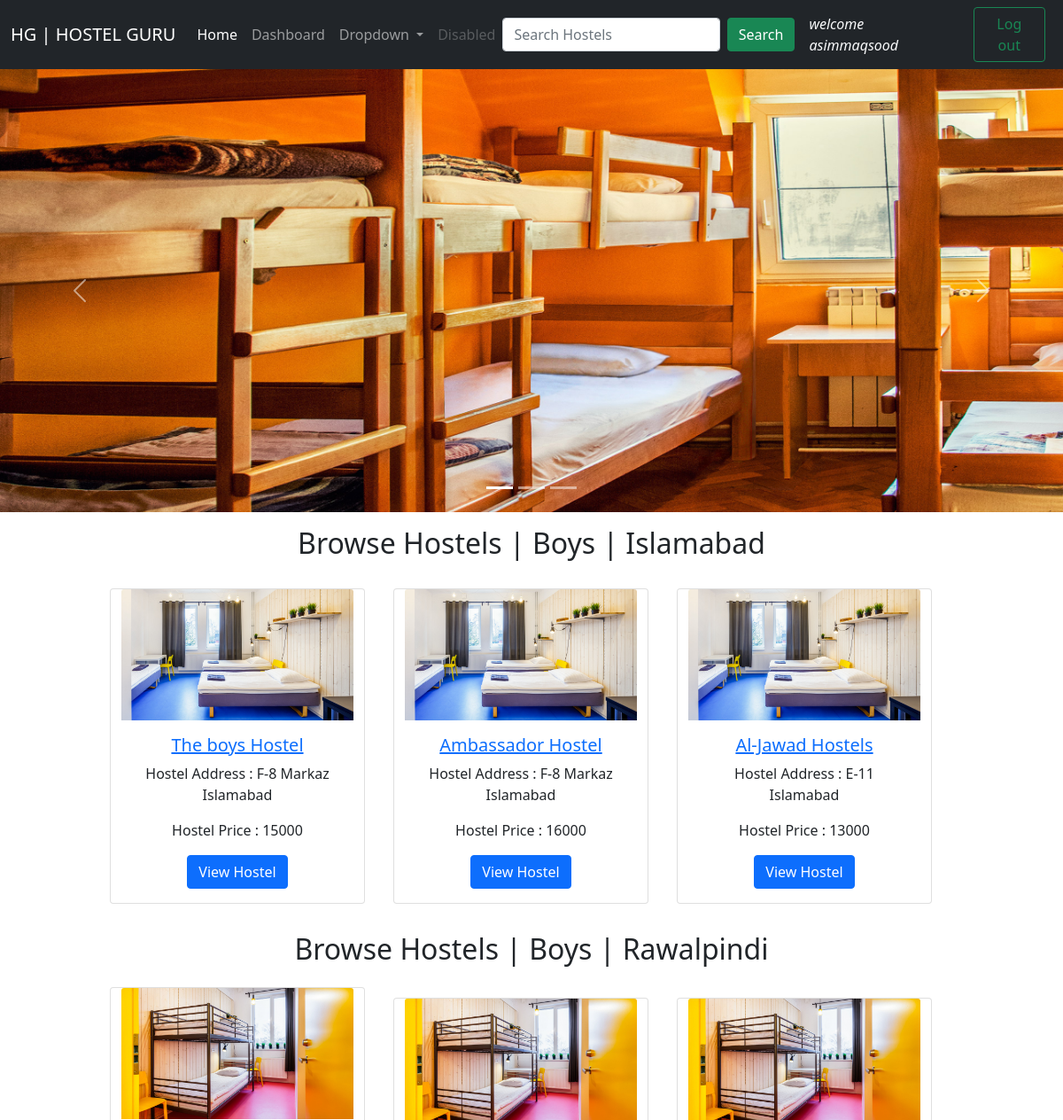
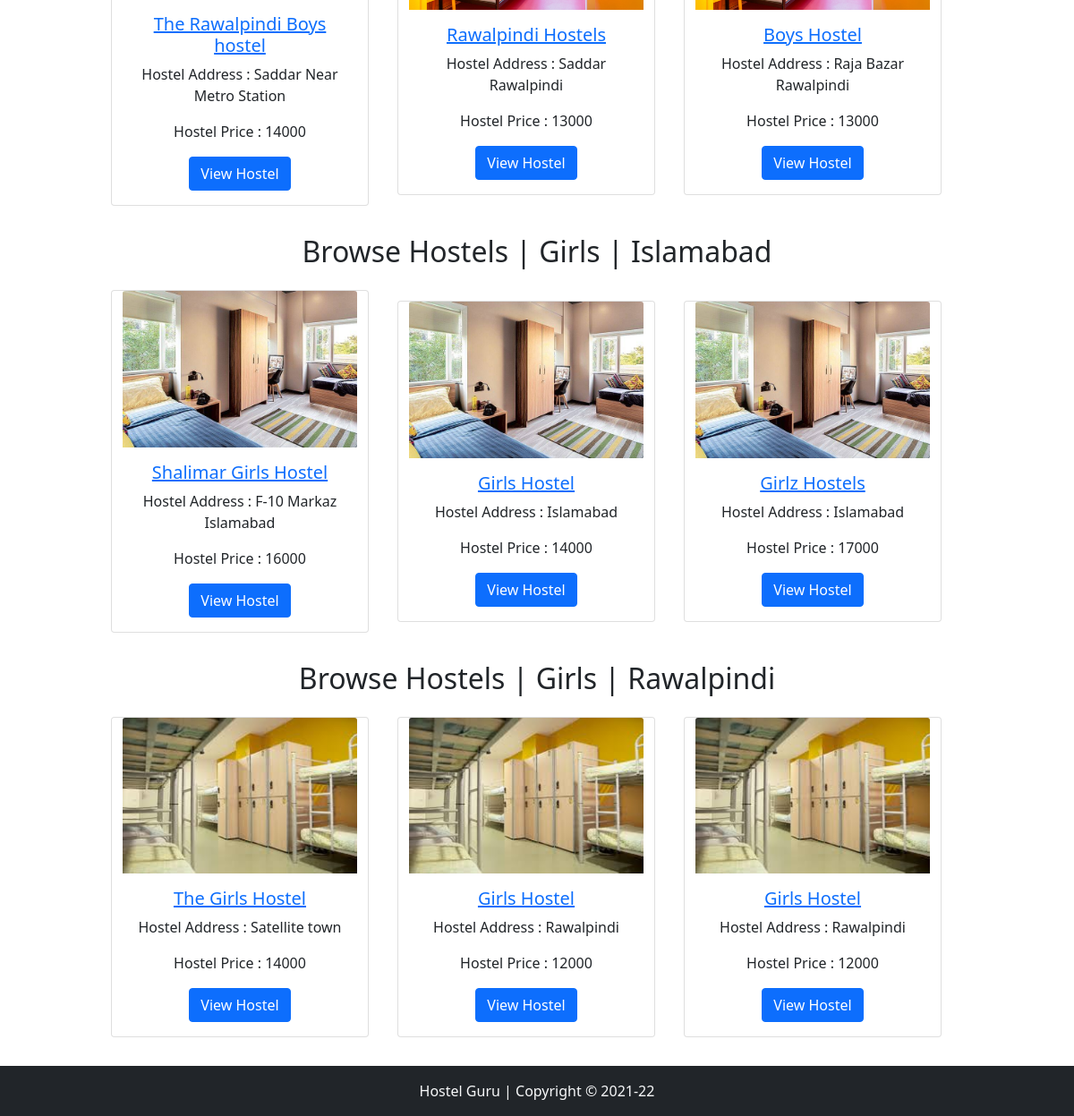
/index.php (signed in), run on the app's committed database (2 pictures, top to bottom).
### tables this page shows
CREATE TABLE `hostels` (
  `hostel_id` int(8) NOT NULL,
  `hostel_name` varchar(300) NOT NULL,
  `hostel_owner` varchar(250) NOT NULL,
  `hostel_address` varchar(500) NOT NULL,
  `hostel_phone` varchar(15) NOT NULL,
  `category` varchar(50) NOT NULL,
  `price` int(10) NOT NULL,
  `hostel_city` varchar(100) NOT NULL,
  `time` datetime NOT NULL DEFAULT current_timestamp(),
  `description` text NOT NULL
);

### index.php (the view, shortened to what this page needs)
<?php
include '_connect_to_database.php';
?>
<!doctype html>
<html lang="en">
<head>
  <link href="https://cdn.jsdelivr.net/npm/bootstrap@5.0.0-beta3/dist/css/bootstrap.min.css" rel="stylesheet">
</head>
<body>
  <?php
  include '_navbar.php';
  ?>
<div id="carouselExampleIndicators" class="carousel slide" data-bs-ride="carousel">
  <div class="carousel-indicators">
    <button type="button" data-bs-target="#carouselExampleIndicators" data-bs-slide-to="0" class="active" aria-current="true" aria-label="Slide 1"></button>
    <button type="button" data-bs-target="#carouselExampleIndicators" data-bs-slide-to="1" aria-label="Slide 2"></button>
    <button type="button" data-bs-target="#carouselExampleIndicators" data-bs-slide-to="2" aria-label="Slide 3"></button>
  </div>
  <div class="carousel-inner">
    <div class="carousel-item active">
      <img src="cover4.jpg" height="500" width="600"  class="d-block w-100" alt="...">
    </div>
  </div>
  <button class="carousel-control-prev" type="button" data-bs-target="#carouselExampleIndicators" data-bs-slide="prev">
    <span class="carousel-control-prev-icon" aria-hidden="true"></span>
  </button>
  <button class="carousel-control-next" type="button" data-bs-target="#carouselExampleIndicators" data-bs-slide="next">
    <span class="carousel-control-next-icon" aria-hidden="true"></span>
  </button>
</div>
<div class="container my-3 text-center">
<h2>Browse Hostels | Boys | Islamabad</h2>
</div>
<div class="container-fluid row text-center align-items-center justify-content-center">
<?php
$sql = "SELECT * FROM `hostels` where hostel_city = 'Islamabad' and category='Male'";
$result = mysqli_query($con, $sql);
while ($row = mysqli_fetch_assoc($result)) {
  $id = $row['hostel_id'];
  $hostelAddress = $row['hostel_address'];
  $hostelPrice = $row['price'];
echo '<div class="card my-3 mx-3 " style="width: 18rem;">
<img src="hostel.jpg" class="card-img-top" alt="...">
<div class="card-body">
  <h5 class="card-title"><a href="_viewhostel.php?hostelid='. $id .' " >'.  $row['hostel_name'] .'</a></h5>
  <p>Hostel Address : '.$hostelAddress.' </p>
  <p>Hostel Price : '.$hostelPrice.' </p>
  <a href="_viewhostel.php?hostelid='.$id.'" " class="btn btn-primary">View Hostel</a>
</div>
</div>
';
}
?>
</div>
<div class="container my-3 text-center">
<h2>Browse Hostels | Boys | Rawalpindi</h2>
<div class="container-fluid row text-center align-items-center justify-content-center">
<?php
$sql = "SELECT * FROM `hostels` where hostel_city = 'Rawalpindi' and category='Male'";
$result = mysqli_query($con, $sql);
while ($row = mysqli_fetch_assoc($result)) {
  $id = $row['hostel_id'];
  $hostelAddress = $row['hostel_address'];
  $hostelPrice = $row['price'];
echo '<div class="card my-3 mx-3 " style="width: 18rem;">
<img src="hostel2.jpg" class="card-img-top" alt="...">
<div class="card-body">
  <h5 class="card-title"><a href="_viewhostel.php?hostelid='. $id .'" >'.  $row['hostel_name'] .'</a></h5>
  <p>Hostel Address : '.$hostelAddress.' </p>
  <p>Hostel Price : '.$hostelPrice.' </p>
  <a href="_viewhostel.php?hostelid='.$id.'" class="btn btn-primary">View Hostel</a>
</div>
</div>
';
}
?>
</div>
</div>
<div class="container my-3 text-center">
<h2>Browse Hostels | Girls | Islamabad</h2>
<div class="container-fluid row text-center align-items-center justify-content-center">
<?php
$sql = "SELECT * FROM `hostels` where hostel_city = 'Islamabad' and category='Female'";
$result = mysqli_query($con, $sql);
while ($row = mysqli_fetch_assoc($result)) {
  $id = $row['hostel_id'];
  $hostelAddress = $row['hostel_address'];
  $hostelPrice = $row['price'];
echo '<div class="card my-3 mx-3 " style="width: 18rem;">
<img src="h3.jpg" class="card-img-top" alt="...">
<div class="card-body">
  <h5 class="card-title"><a href="_viewhostel.php?hostelid='. $id .'" >'.  $row['hostel_name'] .'</a></h5>
  <p>Hostel Address : '.$hostelAddress.' </p>
  <p>Hostel Price : '.$hostelPrice.' </p>
  <a href="_viewhostel.php?hostelid='.$id.'" class="btn btn-primary">View Hostel</a>
</div>
</div>
';
}
?>
</div>
</div>
<div class="container my-3 text-center">
<h2>Browse Hostels | Girls | Rawalpindi</h2>
<div class="container-fluid row text-center align-items-center justify-content-center">
<?php
$sql = "SELECT * FROM `hostels` where hostel_city = 'Rawalpindi' and category='Female'";
$result = mysqli_query($con, $sql);
while ($row = mysqli_fetch_assoc($result)) {
  $id = $row['hostel_id'];
  $hostelAddress = $row['hostel_address'];
  $hostelPrice = $row['price'];
echo '<div class="card my-3 mx-3 " style="width: 18rem;">
<img src="image.jpeg" class="card-img-top" alt="...">
<div class="card-body">
  <h5 class="card-title"><a href="_viewhostel.php?hostelid='. $id .'" >'.  $row['hostel_name'] .'</a></h5>
  <p>Hostel Address : '.$hostelAddress.' </p>
  <p>Hostel Price : '.$hostelPrice.' </p>
  <a href="_viewhostel.php?hostelid='.$id.'" class="btn btn-primary">View Hostel</a>
</div>
</div>
';
}
?>
</div>
</div>
  <?php
  include '_footer.php';
  ?>
</body>
</html>

### data on the page
hostels: hostel_name "The boys Hostel", hostel_address "F-8 Markaz Islamabad", price "15000"
hostels: hostel_name "Ambassador Hostel", hostel_address "F-8 Markaz Islamabad", price "16000"
hostels: hostel_name "Al-Jawad Hostels", hostel_address "E-11 Islamabad", price "13000"
hostels: hostel_name "The Rawalpindi Boys hostel", hostel_address "Saddar Near Metro Station", price "14000"
hostels: hostel_name "Rawalpindi Hostels", hostel_address "Saddar Rawalpindi", price "13000"
hostels: hostel_name "Boys Hostel", hostel_address "Raja Bazar Rawalpindi", price "13000"
hostels: hostel_name "Shalimar Girls Hostel", hostel_address "F-10 Markaz Islamabad", price "16000"
hostels: hostel_name "Girls Hostel", hostel_address "Islamabad", price "14000"
hostels: hostel_name "Girlz Hostels", hostel_address "Islamabad", price "17000"
hostels: hostel_name "The Girls Hostel", hostel_address "Satellite town", price "14000"
hostels: hostel_name "Girls Hostel", hostel_address "Rawalpindi", price "12000"
hostels: hostel_name "Girls Hostel", hostel_address "Rawalpindi", price "12000"

### other printed values
$_SESSION['username'] "asimmaqsood"
